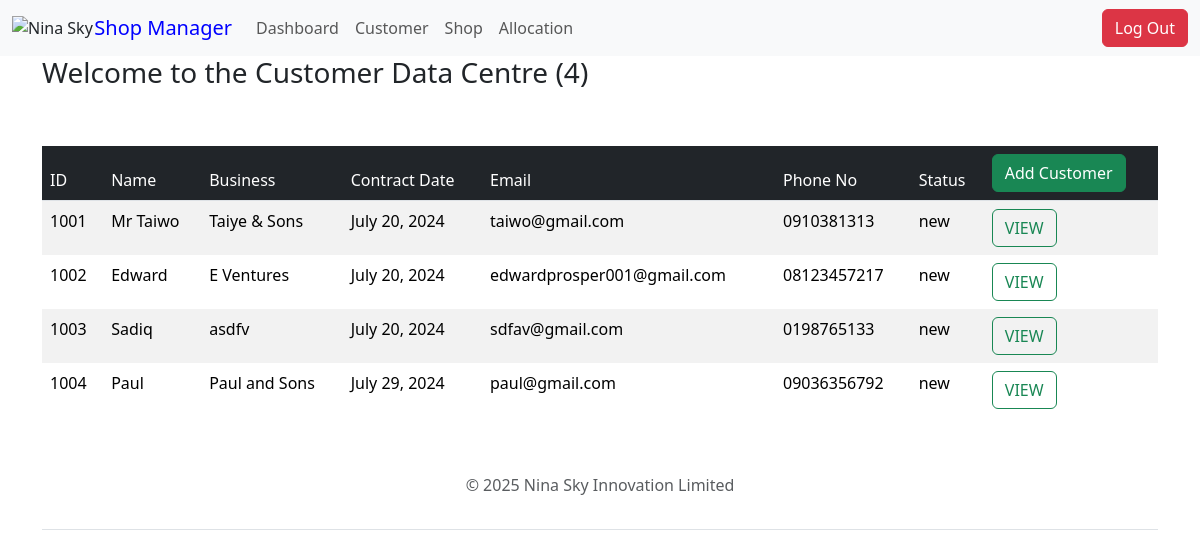
The app's page /customer/ (signed in), older data.
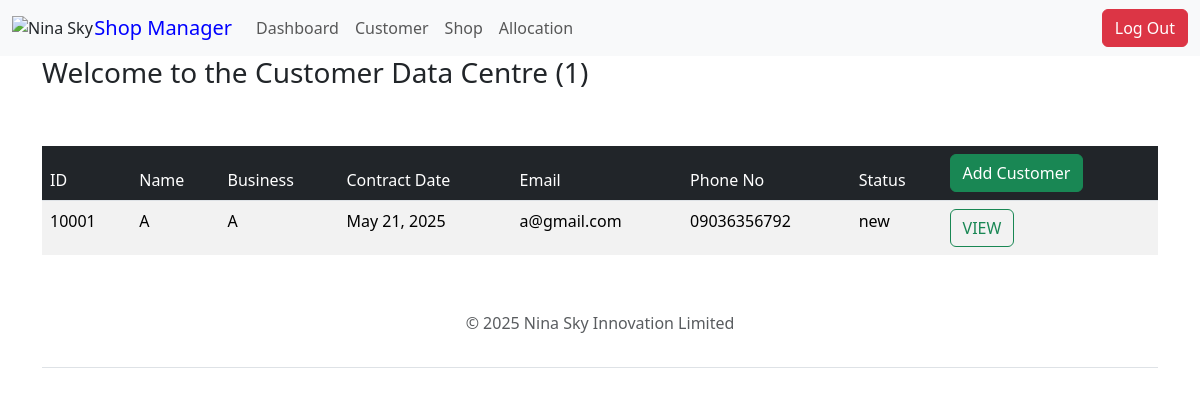
The same page, newer data.
### customer/models.py (models this page shows, shortened)
class Customer(models.Model):
    NATURE = [
        ('Supermarket', 'Supermarket'),
        ('Bridal Wears', 'Bridal Wears'),
        ('Laundry', 'Laundry'),
        ('Pharmacy', 'Pharmacy'),
        ('Car Dealer', 'Car Dealer'),
        ('Courier/Dispatch', 'Courier/Dispatch'),
        ('Banking/Insurance', 'Banking/Insurance'),
        ('Barbing/Salon', 'Barbing/Salon'),
        ('Restaurant', 'Restaurant'),
        ('Legal Aid Services', 'Legal Aid Services'),
        ('Food and Drinks', 'Food and Drinks'),
        ('Makeup Artist', 'Makeup Artist'),
        ('Building', 'Building'),
        ('Tailoring', 'Tailoring'),
        ('Studio', 'Studio'),
        ('Beauty Salon', 'Beauty Salon'),
        ('Bakery', 'Bakery'),
        ('Wine Seller', 'Wine Seller'),
        ('Logistics', 'Logistics'),
        ('Clothing', 'Clothing'),
        ('Fabrics', 'Fabrics'),
        ('Oriflame Dealer', 'Oriflame Dealer'),
        ('Fruit Seller', 'Fruit Seller'),
        ('Communication', 'Communication'),
        ('Business Centre', 'Business Centre'),
        ('Bank', 'Bank'),
        ('Tv Repair', 'Tv Repair'),
        ('Hair Business', 'Hair Business'),
        ('Consultancy', 'Consultancy'),
        ('Skin Beauty Store', 'Skin Beauty Store'),
        ('Dispatch Office', 'Dispatch Office'),
        ('Atm Customization', 'Atm Customization'),
        ('Loan Business', 'Loan Business'),
        ('Children Wears', 'Children Wears'),
        ('Electrical/Electronics Store', 'Electrical/Electronics Store'),
        ('Home Wears Store', 'Home Wears Store'),
        ('Travel Agency', 'Travel Agency'),
        ('Photo Studio', 'Photo Studio'),
        ('Real Estate', 'Real Estate'),
        ('Law Firm', 'Law Firm'),
        ('Graphic Design and Branding', 'Graphic Design and Branding'),
        ('Perfumery', 'Perfumery'),
        ('NGO', 'NGO'),
        ('Branding Business', 'Branding Business'),
        ('Pastries & Cake', 'Pastries & Cakes'),
        ('Mtn Service Provider Business', 'Mtn Service Provider Business'),
        ('Cyber Cafe', 'Cyber Cafe'),
        ('Wood Floor Trader', 'Wood Floor Trader'),
        ("Others", "Others")
    ]
    STATUS = [
        ('new', 'New'),
        ('renewal', 'Renewal'),
        ('exited', 'Exited'),
    ]
    REVIWED_CHOICES = [
        ('Is Reviewed', 'Is Reviewed'),
        ('Not Reviewed', 'Not Reviewed')
    ]
    STATES = [
    ("Abia", "Abia"),
    ("Abuja", "Abuja"),
    ("Adamawa", "Adamawa"),
    ("Akwa Ibom", "Akwa Ibom"),
    ("Anambra", "Anambra"),
    ("Bauchi", "Bauchi"),
    ("Bayelsa", "Bayelsa"),
    ("Benue", "Benue"),
    ("Borno", "Borno"),
    ("Cross River", "Cross River"),
    ("Delta", "Delta"),
    ("Ebonyi", "Ebonyi"),
    ("Edo", "Edo"),
    ("Ekiti", "Ekiti"),
    ("Enugu", "Enugu"),
    ("Gombe", "Gombe"),
    ("Imo", "Imo"),
    ("Jigawa", "Jigawa"),
    ("Jos", "Jos"),
    ("Kaduna", "Kaduna"),
    ("Kano", "Kano"),
    ("Katsina", "Katsina"),
    ("Kebbi", "Kebbi"),
    ("Kogi", "Kogi"),
    ("Kwara", "Kwara"),
    ("Lagos", "Lagos"),
    ("Nasarawa", "Nasarawa"),
    ("Niger", "Niger"),
    ("Ogun", "Ogun"),
    ("Ondo", "Ondo"),
    ("Osun", "Osun"),
    ("Oyo", "Oyo"),
    ("Plateau", "Plateau"),
    ("Rivers", "Rivers"),
    ("Sokoto", "Sokoto"),
    ("Taraba", "Taraba"),
    ("Yobe", "Yobe"),
    ("Zamfara", "Zamfara"),
    ("Others", "Others")
]
    TITLE_CHOICES = [
        ("Mr", "Mr"),
        ("Mrs", "Mrs"),
        ('Miss', 'Miss'),
        ("Engr.", "Engr."),
        ("Dr.", "Dr."),
        ("Miss", "Miss"),
    ]
    no = models.CharField(max_length=5, unique=True)
    title = models.CharField(max_length=10, choices=TITLE_CHOICES, default="Mr")
    name = models.CharField(max_length=100)
    business = models.CharField(max_length=225)
    email = models.EmailField()
    phone = models.CharField(max_length=11)
    dob = models.DateField(default=None)
    address = models.CharField(max_length=225)
    state = models.CharField(max_length=225, choices=STATES)
    other_state = models.CharField(max_length=255, blank=True, null=True)
    occupation = models.CharField(max_length=50)
    nature = models.CharField(max_length=255, choices=NATURE, default="")
    status = models.CharField(max_length=10, choices=STATUS, default='')
    is_reviewed = models.BooleanField(default=True)
    date = models.DateField()
    outstanding_balance = models.IntegerField(blank=True, null=True)
    data_entry_officer_note = models.TextField(max_length=1000, blank=True, null=True)
    review_officer_note = models.TextField(max_length=1000, blank=True, null=True)
    approval_officer_note = models.TextField(max_length=1000, blank=True, null=True)
    approval =models.BooleanField(default=False)
    exitdate = models.DateField(blank=True, null=True)
    nextdue = models.DateField(blank=True, null=True)
    class Meta:
          ordering = ["no"]

### customer/views.py (the view)
# urls.py: path('customer/', include('customer.urls')),
@login_required
def customer (request):
    count = Customer.objects.exclude(status='exited').count()
    customers = Customer.objects.all()
    nature_counts = Counter(customers.values_list('nature', flat=True))
    labels = list(nature_counts.keys())
    data = list(nature_counts.values())
    return render(request, 'customer/customer.html', {'count': count, 'customer_list' : Customer.objects.all(), 'labels': labels, 'data': data})

### templates/customer/customer.html (shortened to what this page needs)
{% extends 'base.html' %} {% block title %} Nina Sky Portal | Customer Data {% endblock %}
{% block content %}
<div class="container">
    <div class="row">
        <h3>Welcome to the Customer Data Centre ({{count}})</h3>
    </div>
    <br>
    <br>
    <div class="row justify-content-center">
                <div class="col-md-12">
                    <table class="table table-hover  table-striped table-borderless">
                        <thead class="table-dark border-bottom">
                            <tr>
                                <td>ID</td>
                                <td>Name</td>
                                <td>Business </td>
                                <td>Contract Date</td>
                                <td>Email</td>
                                <td>Phone No</td>
                                 <td>Status</td>
                                <td>  <a href="form/" class="btn btn-success btn-md">Add Customer</a></td>
                            </tr>
                        </thead>
                        <tbody>
                            {% for customer in customer_list %}
                            <tr>
                            <td>{{customer.no}}</td>
                            <td>{{customer.name}}</td>
                            <td>{{customer.business}}</td>
                            <td>{{customer.date}}</td>
                            <td>{{customer.email}}</td>
                            <td>{{customer.phone}}</td>
                            <td>{{customer.status}}</td>
                            <td>
                             <a href="{% url 'customer_update' customer.id %}" class="btn btn-outline-success">
                             VIEW
                             </a>
                            </td>
                            </tr>
                            {% endfor %}
                        </tbody>
                        </table>
                </div>
    </div>
</div>
{% endblock %}

### templates/base.html (shortened to what this page needs)
<!DOCTYPE html>
{% load static %}
<html lang="en">
<head>
    <link href="https://cdn.jsdelivr.net/npm/bootstrap@5.3.3/dist/css/bootstrap.min.css" rel="stylesheet">
    <link rel="stylesheet" type="text/css" href="{% static 'css/styles.css' %}">
    <link rel="stylesheet" href="https://cdnjs.cloudflare.com/ajax/libs/font-awesome/6.0.0-beta3/css/all.min.css">
  </head>
  </head>
<body>
  <header>
    <nav class="navbar navbar-expand-lg bg-body-tertiary">
        <div class="container-fluid">
          <img src="{% static 'images/logo-removebg-preview.png' %}" class="card-img-top mx-auto" style="width: 7%;"  alt="Nina Sky">
          <a class="navbar-brand" href="" style="color: blue">Shop Manager</a>
          <div class="collapse navbar-collapse " id="navbarNavAltMarkup">
            {% if user.is_authenticated %}
            <div class="navbar-nav me-auto">
              <a class="nav-item nav-link" href="{% url 'dashboard' %}">Dashboard</a>
              <a class="nav-item nav-link" href="{% url 'customer' %}">Customer</a>
              <a class="nav-item nav-link" href="{% url 'all-shops' %}">Shop</a>
              <a class="nav-item nav-link" href="{% url 'list-shop-rents' %}">Allocation</a>
            </div>
            <div class="navbar-nav">
              <form class="logout" action="{% url 'logout' %}" method="POST">
             <button class="btn btn-danger" aria-label="User Logout" title="User Logout">Log Out</button>
              </form>
            </div>
            {% else %}
            <div class="navbar-nav">
              <a class="nav-item nav-link" href="{% url 'login' %}">Login</a>
             {% endif %}
            </div>
          </div>
      </nav>
    </header>
    {% block content %}{% endblock %}
    <div class="container">
      <footer class="py-3 my-4">
        <p class="text-center text-body-secondary">© 2025 Nina Sky Innovation Limited</p>
        <ul class="nav justify-content-center border-bottom pb-3 mb-3">
      </footer>
    </div>
    <br/><br/>
</body>
</html>

Row changes from the older to the newer data that the page shows:
removed Customer: no "1001", name "Mr Taiwo", business "Taiye & Sons", date "July 20, 2024", email "taiwo@gmail.com", phone "0910381313", status "new"
removed Customer: no "1002", name "Edward", business "E Ventures", date "July 20, 2024", email "edwardprosper001@gmail.com", phone "08123457217", status "new"
removed Customer: no "1003", name "Sadiq", business "asdfv", date "July 20, 2024", email "sdfav@gmail.com", phone "0198765133", status "new"
removed Customer: no "1004", name "Paul", business "Paul and Sons", date "July 29, 2024", email "paul@gmail.com", phone "09036356792", status "new"
added Customer: no "10001", name "A", business "A", date "May 21, 2025", email "a@gmail.com", phone "09036356792", status "new"
Text that changed along with them:
{{ count }}: "4" → "1"
